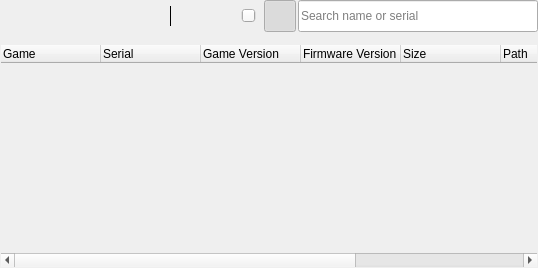
<?xml version="1.0" encoding="UTF-8"?>
<ui version="4.0">
 <class>ConfigurationListWidget</class>
 <widget class="QWidget" name="ConfigurationListWidget">
  <property name="geometry">
   <rect>
    <x>0</x>
    <y>0</y>
    <width>292</width>
    <height>268</height>
   </rect>
  </property>
  <property name="windowTitle">
   <string>Configurations</string>
  </property>
  <property name="styleSheet">
   <string notr="true"/>
  </property>
  <layout class="QGridLayout" name="gridLayout">
   <property name="spacing">
    <number>8</number>
   </property>
   <property name="leftMargin">
    <number>0</number>
   </property>
   <property name="topMargin">
    <number>0</number>
   </property>
   <property name="rightMargin">
    <number>0</number>
   </property>
   <property name="bottomMargin">
    <number>0</number>
   </property>
   <item row="0" column="0">
    <layout class="QHBoxLayout" name="horizontalLayout_2">
     <property name="spacing">
      <number>2</number>
     </property>
     <property name="leftMargin">
      <number>0</number>
     </property>
     <property name="topMargin">
      <number>0</number>
     </property>
     <property name="rightMargin">
      <number>0</number>
     </property>
     <property name="bottomMargin">
      <number>4</number>
     </property>
     <item>
      <widget class="QToolButton" name="refresh_button">
       <property name="toolTip">
        <string>Refresh game list (F5)</string>
       </property>
       <property name="accessibleName">
        <string>Refresh game list</string>
       </property>
       <property name="minimumSize">
        <size>
         <width>32</width>
         <height>32</height>
        </size>
       </property>
       <property name="iconSize">
        <size>
         <width>20</width>
         <height>20</height>
        </size>
       </property>
       <property name="autoRaise">
        <bool>true</bool>
       </property>
      </widget>
     </item>
     <item>
      <widget class="QToolButton" name="global_settings_button">
       <property name="accessibleName">
        <string>Edit global settings and game folders</string>
       </property>
       <property name="minimumSize">
        <size>
         <width>32</width>
         <height>32</height>
        </size>
       </property>
       <property name="toolTip">
        <string>Edit global settings and game folders</string>
       </property>
       <property name="iconSize">
        <size>
         <width>20</width>
         <height>20</height>
        </size>
       </property>
       <property name="autoRaise">
        <bool>true</bool>
       </property>
      </widget>
     </item>
     <item>
      <widget class="QToolButton" name="input_mapping_button">
       <property name="accessibleName">
        <string>Edit global input mapping</string>
       </property>
       <property name="minimumSize">
        <size>
         <width>32</width>
         <height>32</height>
        </size>
       </property>
       <property name="toolTip">
        <string>Edit global input mapping</string>
       </property>
       <property name="iconSize">
        <size>
         <width>20</width>
         <height>20</height>
        </size>
       </property>
       <property name="autoRaise">
        <bool>true</bool>
       </property>
      </widget>
     </item>
     <item>
      <widget class="QToolButton" name="edit_button">
       <property name="accessibleName">
        <string>Edit game config</string>
       </property>
       <property name="minimumSize">
        <size>
         <width>32</width>
         <height>32</height>
        </size>
       </property>
       <property name="toolTip">
        <string>Edit game config</string>
       </property>
       <property name="iconSize">
        <size>
         <width>20</width>
         <height>20</height>
        </size>
       </property>
       <property name="autoRaise">
        <bool>true</bool>
       </property>
      </widget>
     </item>
     <item>
      <widget class="QToolButton" name="delete_button">
       <property name="accessibleName">
        <string>Clear game config</string>
       </property>
       <property name="minimumSize">
        <size>
         <width>32</width>
         <height>32</height>
        </size>
       </property>
       <property name="toolTip">
        <string>Clear game config</string>
       </property>
       <property name="iconSize">
        <size>
         <width>20</width>
         <height>20</height>
        </size>
       </property>
       <property name="autoRaise">
        <bool>true</bool>
       </property>
      </widget>
     </item>
     <item>
      <widget class="QFrame" name="toolbar_separator">
       <property name="minimumSize">
        <size>
         <width>1</width>
         <height>20</height>
        </size>
       </property>
       <property name="maximumSize">
        <size>
         <width>1</width>
         <height>20</height>
        </size>
       </property>
       <property name="frameShape">
        <enum>QFrame::VLine</enum>
       </property>
       <property name="frameShadow">
        <enum>QFrame::Plain</enum>
       </property>
      </widget>
     </item>
     <item>
      <widget class="QToolButton" name="trophy_overview_button">
       <property name="accessibleName">
        <string>View saved trophies</string>
       </property>
       <property name="minimumSize">
        <size>
         <width>32</width>
         <height>32</height>
        </size>
       </property>
       <property name="toolTip">
        <string>View saved trophies</string>
       </property>
       <property name="iconSize">
        <size>
         <width>20</width>
         <height>20</height>
        </size>
       </property>
       <property name="autoRaise">
        <bool>true</bool>
       </property>
      </widget>
     </item>
     <item>
      <spacer name="horizontalSpacer">
       <property name="orientation">
        <enum>Qt::Horizontal</enum>
       </property>
       <property name="sizeHint" stdset="0">
        <size>
         <width>40</width>
         <height>20</height>
        </size>
       </property>
      </spacer>
     </item>
     <item>
      <widget class="QToolButton" name="sort_button">
       <property name="minimumSize">
        <size>
         <width>32</width>
         <height>32</height>
        </size>
       </property>
       <property name="toolTip">
        <string>Sort games</string>
       </property>
       <property name="accessibleName">
        <string>Sort games</string>
       </property>
       <property name="iconSize">
        <size>
         <width>20</width>
         <height>20</height>
        </size>
       </property>
       <property name="autoRaise">
        <bool>true</bool>
       </property>
      </widget>
     </item>
     <item>
      <widget class="QSlider" name="grid_size_slider">
       <property name="maximumSize">
        <size>
         <width>120</width>
         <height>16777215</height>
        </size>
       </property>
       <property name="toolTip">
        <string>Game image size</string>
       </property>
       <property name="accessibleName">
        <string>Game image size</string>
       </property>
       <property name="minimum">
        <number>128</number>
       </property>
       <property name="maximum">
        <number>320</number>
       </property>
       <property name="singleStep">
        <number>16</number>
       </property>
       <property name="pageStep">
        <number>32</number>
       </property>
       <property name="value">
        <number>224</number>
       </property>
       <property name="orientation">
        <enum>Qt::Horizontal</enum>
       </property>
      </widget>
     </item>
     <item>
      <spacer name="gridSizeSpacer">
       <property name="orientation">
        <enum>Qt::Horizontal</enum>
       </property>
       <property name="sizeType">
        <enum>QSizePolicy::Fixed</enum>
       </property>
       <property name="sizeHint" stdset="0">
        <size>
         <width>6</width>
         <height>0</height>
        </size>
       </property>
      </spacer>
     </item>
     <item>
      <widget class="QToolButton" name="grid_view_button">
       <property name="accessibleName">
        <string>Toggle grid view</string>
       </property>
       <property name="minimumSize">
        <size>
         <width>32</width>
         <height>32</height>
        </size>
       </property>
       <property name="toolTip">
        <string>Toggle grid view</string>
       </property>
       <property name="iconSize">
        <size>
         <width>20</width>
         <height>20</height>
        </size>
       </property>
       <property name="checkable">
        <bool>true</bool>
       </property>
       <property name="checked">
        <bool>true</bool>
       </property>
       <property name="autoRaise">
        <bool>true</bool>
       </property>
      </widget>
     </item>
     <item>
      <widget class="QLineEdit" name="search_line_edit">
       <property name="accessibleName">
        <string>Search games</string>
       </property>
       <property name="sizePolicy">
        <sizepolicy hsizetype="Preferred" vsizetype="Fixed">
         <horstretch>0</horstretch>
         <verstretch>0</verstretch>
        </sizepolicy>
       </property>
       <property name="minimumSize">
        <size>
         <width>240</width>
         <height>32</height>
        </size>
       </property>
       <property name="maximumSize">
        <size>
         <width>360</width>
         <height>32</height>
        </size>
       </property>
       <property name="toolTip">
        <string>Search game name or serial</string>
       </property>
       <property name="placeholderText">
        <string>Search name or serial</string>
       </property>
       <property name="clearButtonEnabled">
        <bool>true</bool>
       </property>
      </widget>
     </item>
    </layout>
   </item>
   <item row="1" column="0">
    <widget class="GameViews" name="game_views">
     <widget class="QTreeWidget" name="cfgs_list">
      <property name="accessibleName">
       <string>Game library list</string>
      </property>
      <property name="accessibleDescription">
       <string>List of games in the configured game folders</string>
      </property>
      <property name="styleSheet">
       <string notr="true">#cfgs_list { background: transparent; }</string>
      </property>
      <property name="rootIsDecorated">
       <bool>false</bool>
      </property>
      <property name="alternatingRowColors">
       <bool>true</bool>
      </property>
      <column>
       <property name="text">
        <string>Game</string>
       </property>
      </column>
      <column>
       <property name="text">
        <string>Serial</string>
       </property>
      </column>
      <column>
       <property name="text">
        <string>Game Version</string>
       </property>
      </column>
      <column>
       <property name="text">
        <string>Firmware Version</string>
       </property>
      </column>
      <column>
       <property name="text">
        <string>Size</string>
       </property>
      </column>
      <column>
       <property name="text">
        <string>Path</string>
       </property>
      </column>
      <column>
       <property name="text">
        <string>Status</string>
       </property>
      </column>
      <column>
       <property name="text">
        <string>Comments</string>
       </property>
      </column>
     </widget>
     <widget class="QListView" name="cfgs_grid">
      <property name="accessibleName">
       <string>Game library grid</string>
      </property>
      <property name="accessibleDescription">
       <string>Card grid of games in the configured game folders</string>
      </property>
      <property name="styleSheet">
       <string notr="true">#cfgs_grid { background: transparent; }</string>
      </property>
     </widget>
    </widget>
   </item>
  </layout>
  <action name="refresh_action">
   <property name="text">
    <string>Refresh game list</string>
   </property>
   <property name="toolTip">
    <string>Rescan game folders for new games</string>
   </property>
  </action>
 </widget>
 <customwidgets>
  <customwidget>
   <class>GameViews</class>
   <extends>QStackedWidget</extends>
   <header>gameViews.h</header>
   <container>1</container>
  </customwidget>
 </customwidgets>
 <resources/>
 <connections/>
</ui>
